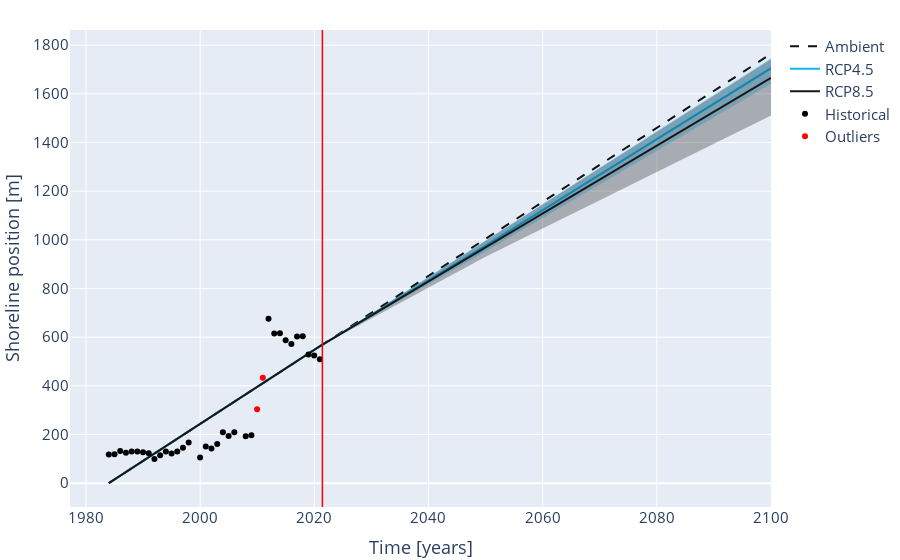

The code cell stored with this chart in its notebook:
### Code cell
box = 'BOX_187_084_11'

future_shorelinepositions(df_fut = df_fut, df_annual = df_annual, box = box)

### Figure 1 — Plotly figure (JSON) as saved in the notebook; plotly's stock layout.template omitted (floating-point values rounded to 4 significant figures)
{"data": [{"line": {"color": "rgb(17, 17, 17)", "dash": "dash"}, "mode": "lines", "name": "Ambient", "type": "scatter", "x": ["1984-01-01T00:00:00", "2021-01-01T00:00:00", "2050-01-01T00:00:00", "2100-01-01T00:00:00"], "y": [0, 562.7, 1004.0, 1764.0]}, {"line": {"color": "rgb(15, 183, 245)"}, "mode": "lines", "name": "RCP4.5", "type": "scatter", "x": ["1984-01-01T00:00:00", "2021-01-01T00:00:00", "2050-01-01T00:00:00", "2100-01-01T00:00:00"], "y": [0, 562.7, 976.2, 1705.0]}, {"line": {"width": 0}, "marker": {"color": "#444"}, "mode": "lines", "showlegend": false, "type": "scatter", "x": ["1984-01-01T00:00:00", "2021-01-01T00:00:00", "2050-01-01T00:00:00", "2100-01-01T00:00:00"], "y": [0, 562.7, 952.4, 1641.0]}, {"fill": "tonexty", "fillcolor": "rgba(15, 183, 245, 0.3)", "line": {"width": 0}, "marker": {"color": "#444"}, "mode": "lines", "showlegend": false, "type": "scatter", "x": ["1984-01-01T00:00:00", "2021-01-01T00:00:00", "2050-01-01T00:00:00", "2100-01-01T00:00:00"], "y": [0, 562.7, 996.8, 1747.0]}, {"line": {"color": "rgb(24, 24, 24)"}, "mode": "lines", "name": "RCP8.5", "type": "scatter", "x": ["1984-01-01T00:00:00", "2021-01-01T00:00:00", "2050-01-01T00:00:00", "2100-01-01T00:00:00"], "y": [0, 562.7, 968.9, 1666.0]}, {"line": {"width": 0}, "marker": {"color": "#444"}, "mode": "lines", "showlegend": false, "type": "scatter", "x": ["1984-01-01T00:00:00", "2021-01-01T00:00:00", "2050-01-01T00:00:00", "2100-01-01T00:00:00"], "y": [0, 562.7, 930.7, 1511.0]}, {"fill": "tonexty", "fillcolor": "rgba(24, 24, 24, 0.3)", "line": {"width": 0}, "marker": {"color": "#444"}, "mode": "lines", "showlegend": false, "type": "scatter", "x": ["1984-01-01T00:00:00", "2021-01-01T00:00:00", "2050-01-01T00:00:00", "2100-01-01T00:00:00"], "y": [0, 562.7, 995.7, 1742.0]}, {"marker": {"color": "rgba(0, 0, 0)"}, "mode": "markers", "name": "Historical", "type": "scatter", "x": ["1984-01-01T00:00:00", "1984-12-31T00:00:00", "1985-12-31T00:00:00", "1986-12-31T00:00:00", "1987-12-31T00:00:00", "1988-12-30T00:00:00", "1989-12-30T00:00:00", "1990-12-30T00:00:00", "1991-12-30T00:00:00", "1992-12-29T00:00:00", "1993-12-29T00:00:00", "1994-12-29T00:00:00", "1995-12-29T00:00:00", "1996-12-28T00:00:00", "1997-12-28T00:00:00", "1999-12-28T00:00:00", "2000-12-27T00:00:00", "2001-12-27T00:00:00", "2002-12-27T00:00:00", "2003-12-27T00:00:00", "2004-12-26T00:00:00", "2005-12-26T00:00:00", "2007-12-26T00:00:00", "2008-12-25T00:00:00", "2011-12-25T00:00:00", "2012-12-24T00:00:00", "2013-12-24T00:00:00", "2014-12-24T00:00:00", "2015-12-24T00:00:00", "2016-12-23T00:00:00", "2017-12-23T00:00:00", "2018-12-23T00:00:00", "2019-12-23T00:00:00", "2020-12-22T00:00:00"], "y": [118.0, 118.3, 132.2, 124.9, 130.2, 130.1, 127.2, 123.3, 99.15, 114.2, 130.2, 121.7, 130.0, 145.9, 166.7, 105.2, 150.8, 142.2, 161.0, 208.9, 194.1, 209.2, 193.2, 196.8, 675.4, 614.8, 616.5, 587.0, 571.7, 603.2, 603.7, 528.7, 524.1, 509.6]}, {"marker": {"color": "#FF0000"}, "mode": "markers", "name": "Outliers", "type": "scatter", "x": ["2009-12-25T00:00:00", "2010-12-25T00:00:00"], "y": [303.5, 433.6]}], "layout": {"font": {"size": 15}, "legend": {"traceorder": "grouped"}, "margin": {"b": 5, "l": 5, "r": 5, "t": 30}, "shapes": [{"line": {"color": "red", "dash": "solid", "width": 1.5}, "type": "line", "x0": "2021-06-01T00:00:00", "x1": "2021-06-01T00:00:00", "xref": "x", "y0": 0, "y1": 1, "yref": "y domain"}], "xaxis": {"title": {"text": "Time [years]"}}, "yaxis": {"title": {"text": "Shoreline position [m]"}}}}
